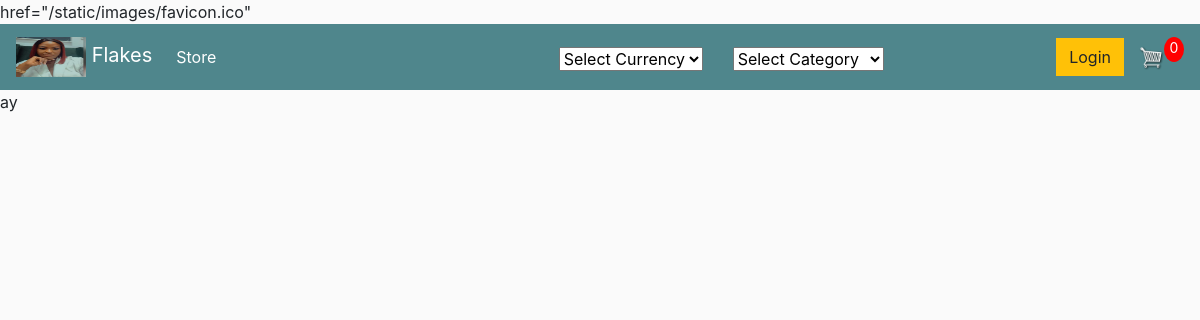
The page /fashion/store/2/ on the database as committed earlier.
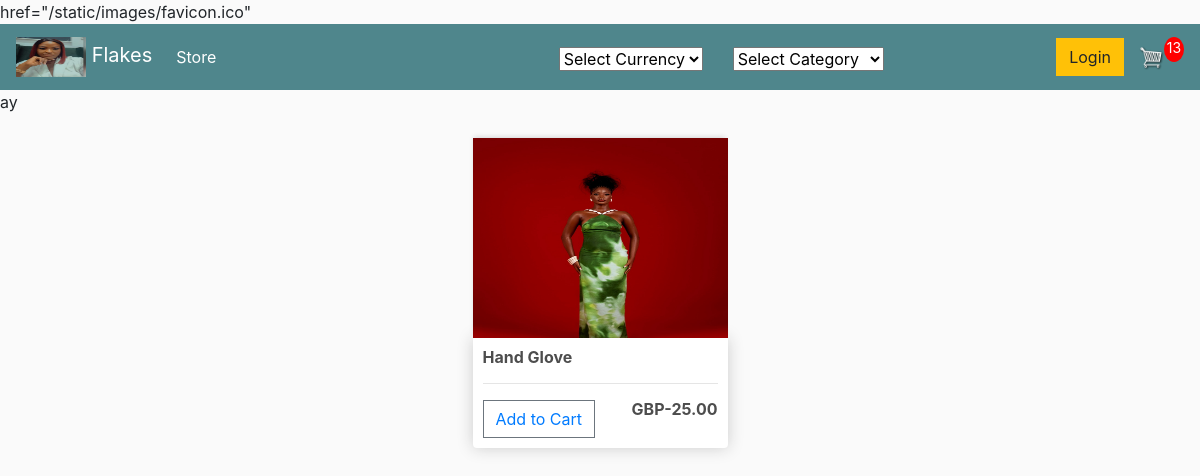
The same page on the database as committed later.
### fashion_app/models.py (models this page shows, shortened)
class Product(models.Model):
	category = models.ForeignKey(Category, verbose_name=(""), on_delete=models.CASCADE, null=True,blank=True)
	name = models.CharField(max_length=200)
	price = models.PositiveIntegerField()
	digital = models.BooleanField(default=False,null=True, blank=True)
	image = models.ImageField(null=True, blank=True)
	@property
	def imageURL(self):
		try:
			url = self.image.url
		except:
			url = ''
		return url
	def get_revised_price(self):
		try:
			jab = Currency.objects.get(pk=1)
			if jab.currency == 'NGN':
				return float(self.price)
			elif jab.currency  == 'USD':
				return float(self.price/jab.usd)
			elif jab.currency == 'EURO':
				return float(self.price/jab.euro)
			elif jab.currency  == 'GBP':
				return float(self.price/jab.pound)
		except Currency.DoesNotExist:
			return None  # Handle missing currency scenario
		return None
	def declare_currence(self):
		try:
			jab = Currency.objects.get(pk=1)
			if jab.currency == 'NGN':
				return 'NGN'
			elif jab.currency  == 'USD':
				return 'USD'
			elif jab.currency == 'EURO':
				return 'EURO'
			elif jab.currency  == 'GBP':
				return 'GBP'
		except Currency.DoesNotExist:
			return None  # Handle missing currency scenario
		return None

class Currency(models.Model):
	currecy_choices =[('NGN','Naira'),('GBP','Pound'),('EURO','Euro'),('USD','usd')]
	currency  =  models.CharField( max_length=50 ,choices=currecy_choices, default='NGN')
	naira = models.DecimalField( max_digits=10, decimal_places=2,default= 1)
	pound =models.DecimalField( max_digits=10, decimal_places=2,default= 1)
	euro =models.DecimalField( max_digits=10, decimal_places=2,default= 1)
	usd = models.DecimalField( max_digits=10, decimal_places=2,default= 1)

### fashion_app/views.py (the view)
# urls.py: path('store/<int:pk>/', views.store, name='store'),
def store(request,pk):
	Com = Category.objects.get(id=pk)
	products = Product.objects.filter(category=Com)
	categories=Category.objects.all()
	items=OrderItem.objects.all()
	cartTotalItems = sum([item.quantity for item in items])
	context = {'products':products,'categories':categories,'cartTotalItems':cartTotalItems}
	return render(request, 'store/mainstore1.html', context)

### fashion_app/templates/store/mainstore1.html (shortened to what this page needs)
{% extends 'store/main.html' %}
{% load static %}
{% block currency %}
<div>
	<form id="autoSubmitForm" action="{% url 'edit_currency'%}" method="post" class ='mt-1 col-4'>
		<select class="form-select" name="currency" id="autoSubmitSelect">
		<option value='NGN'> Select Currency</option>
		</select>
	  </form>
</div>
<div  class ='mt-1 col-4'>
	<select onchange="window.location.href=value" class="form-select" name="currency" id="autoSubmitSelect2">
		<option value= ""> Select Category</option>
		</select>
</div>
{% endblock currency %}
{% block cart %}
<p id="cart-total">{{cartTotalItems}}</p>
{% endblock cart %}
{% block content %}
	<div class="row d-flex justify-content-center">
		{% for product in products %}
		<div class=" col-md-3 mx-1 mb-5 text-dark">
			<img class="thumbnail" src="{{product.imageURL}}">
			<div class="box-element product">
				<h6><strong>{{product.name}}</strong></h6>
				<hr>
				<div style="display: flex; gap:1em; justify-content: space-between;">
					<button data-product="{{product.id}}" data-action="add" class="btn btn-outline-secondary add-btn update-cart"><a href="{% url 'add_to_cart' product.id %}"> Add to Cart</a>	</button>
					<h6><strong>{{product.declare_currence}}-{{product.get_revised_price|floatformat:2}}</strong></h6>
				</div>
			</div>
		</div>
		{% endfor %}
	</div>
{% endblock content %}

Rows that differ between the two databases and show on the page:
added Product: imageURL (picture), name "Hand Glove", declare_currence "GBP", get_revised_price "25.00"
Other text that changed with them:
{{ cartTotalItems }}: "0" → "13"
